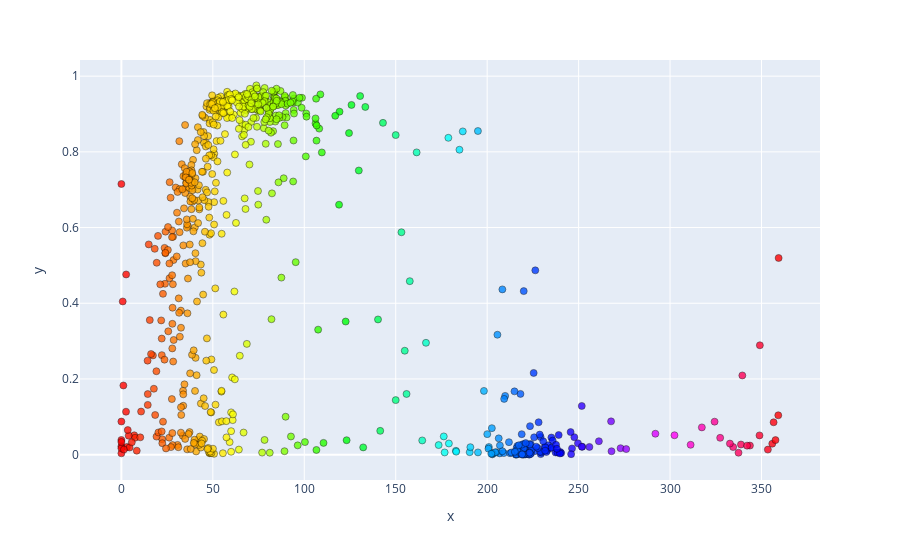

Notebook cell for this chart:
### Code cell
fig = px.scatter(x=hsv_values,y=y_pred_proba)
fig.update_traces(marker=dict(color=colors,size=7,line=dict(color='black', width=0.5),opacity=0.8))
fig.show()

### Figure 1 — Plotly figure (JSON) as saved in the notebook; plotly's stock layout.template omitted (floating-point values rounded to 4 significant figures; data arrays with more than 128 entries replaced by an {"elided": "..."} marker saying what was removed)
{"data": [{"hovertemplate": "x=%{x}<br>y=%{y}<extra></extra>", "legendgroup": "", "marker": {"color": {"elided": "713 str values"}, "line": {"color": "black", "width": 0.5}, "opacity": 0.8, "size": 7, "symbol": "circle"}, "mode": "markers", "name": "", "orientation": "v", "showlegend": false, "type": "scatter", "x": {"elided": "713 float values"}, "xaxis": "x", "y": {"elided": "713 float values"}, "yaxis": "y"}], "layout": {"legend": {"tracegroupgap": 0}, "margin": {"t": 60}, "xaxis": {"anchor": "y", "domain": [0, 1], "title": {"text": "x"}}, "yaxis": {"anchor": "x", "domain": [0, 1], "title": {"text": "y"}}}}
